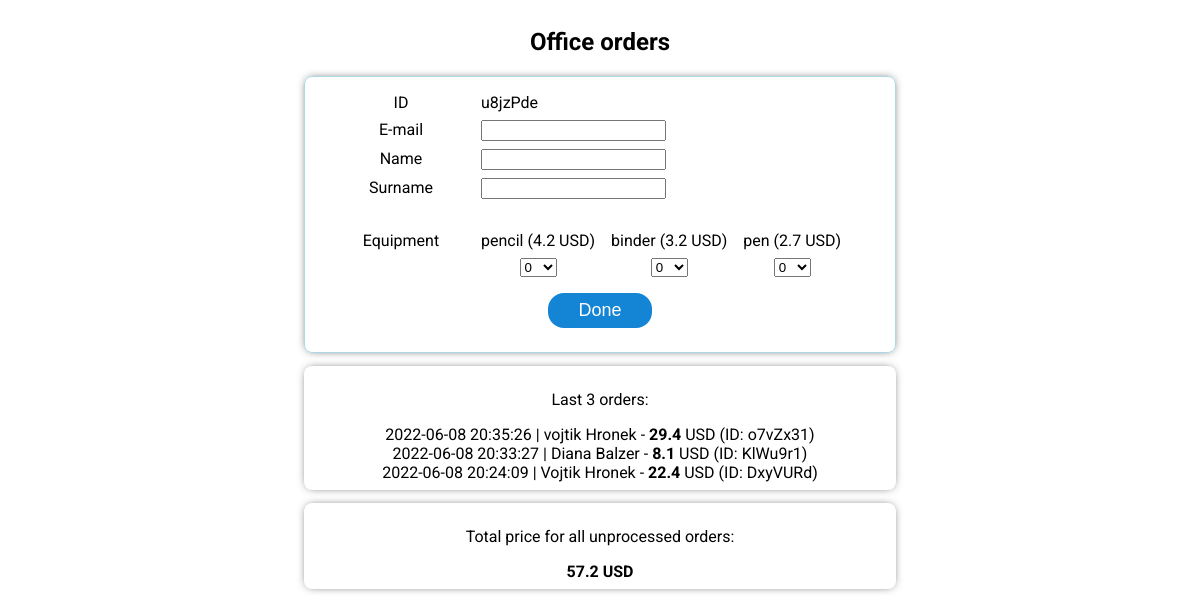
The page /orderPage on the database as committed earlier.
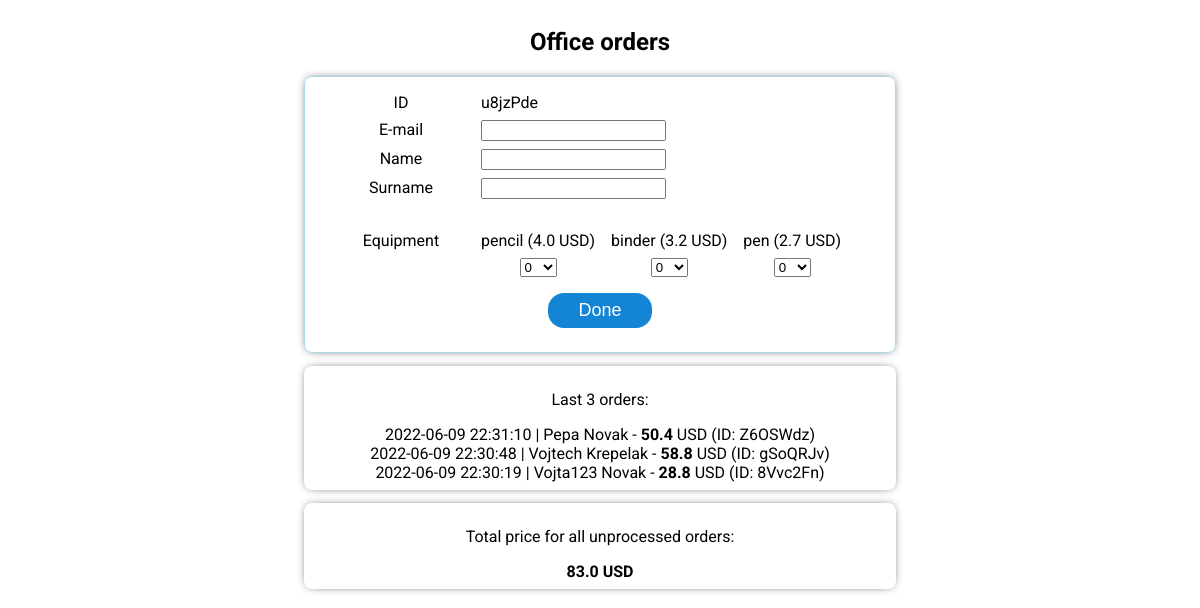
The same page on the database as committed later.
### tables this page shows
CREATE TABLE equipment(name TEXT, price REAL, quantityLimit INTEGER);

CREATE TABLE orders (
    date integer,
    personalId text,
    email text,
    name text,
    surname text,
    pencil integer,
    binder integer,
    pen integer,
    price real,
    processed integer default 0
);

### foxconnApp/views.py (the view)
@app.route('/orderPage')
def orderPage():
    try:
        conn = tools.createConnection()
        cur = conn.cursor()
        cur.execute("SELECT name, price, quantityLimit FROM equipment")
        rows = cur.fetchall()
    except sqlite3.Error as er:
        print(er)
        return 'there was an error connecting to our database try again later'
    data = []
    for row in rows:
        model = {
            "name": row[0],
            "price": row[1],
            "limit": row[2],
        }
        data.append(model)
    session["orderID"] = tools.getPersonalId()
    try:
        cur.execute("SELECT date, name, surname, price, personalId FROM orders WHERE processed = 1 ORDER BY date DESC LIMIT 3")
        rows = cur.fetchall()
    except sqlite3.Error as er:
        print(er)
        return 'there was an error connecting to our database try again later'
    dataOrders = []
    for row in rows:
        model = {
            "date": datetime.utcfromtimestamp(int(row[0])).strftime('%Y-%m-%d %H:%M:%S'),
            "name": row[1],
            "surname": row[2],
            "price": row[3],
            "personalId": row[4]
        }
        dataOrders.append(model)
    try:
        cur.execute("SELECT SUM(price) FROM orders WHERE processed = 0")
    except sqlite3.Error as er:
        print(er)
    priceForNotProcessed = cur.fetchone()[0]
    if priceForNotProcessed == None:
        priceForNotProcessed = 0
    return render_template('order/orderPage.html', data=data, dataOrders=dataOrders, priceForNotProcessed=priceForNotProcessed, personalId=session["orderID"], orderMessage=request.args.get('orderMessage'))

### foxconnApp/databaseF/tools.py (called while the page is built)
def createConnection():
    conn = None
    try:
        conn = sqlite3.connect('foxconnApp/databaseF/equipment.db')
    except Exception as e:
        print(e)
    return conn

def getPersonalId():
    alphabet = string.ascii_letters + string.digits
    password = ''.join(secrets.choice(alphabet) for i in range(7))
    return password

### foxconnApp/www/templates/order/orderPage.html (shortened to what this page needs)
<!DOCTYPE html>
<html lang="en">
<head>
    <link rel= "stylesheet" type= "text/css" href="{{ url_for('static',filename='css/order/orderPage.css') }}">
</head>
<body>
    <div id="mainWrap">
        <div id="leftSide"></div>
        <div id="rightSide"></div>
        <div id="mainContent">
            <h2>Office orders</h2>
            <form action="/order" method="POST">
                <div id="orderForm">
                    <div class="inputHolder">
                        <label for="idDiv" class="labelMain">ID</label>
                        <p id="idDiv">{{personalId}}</p>
                    </div>
                    <div class="inputHolder">
                        <label for="email" class="labelMain">E-mail</label>
                        <input type="email" name="email" id="email">
                    </div>
                    <div class="inputHolder">
                        <label for="name" class="labelMain">Name</label>
                        <input type="text" name="name" id="name">
                    </div>
                    <div class="inputHolder">
                        <label for="surname" class="labelMain">Surname</label>
                        <input type="text" name="surname" id="surname">
                    </div>
                    <div class="inputHolder">
                        <label for="" class="labelMain">Equipment</label>
                        {% for item in data %}
                            <div class="equipmentDiv">
                                <label for="{{item.name}}">{{item.name}} ({{item.price}} USD)</label> <br>
                                <select name="quantity-{{item.name}}" id="quantity-{{item.name}}">
                                    {% for i in range (0, item.limit + 1) %}
                                        <option value="{{i}}">{{i}}</option>
                                    {% endfor %}
                                </select>
                            </div>
                        {% endfor %}
                    </div>
                    <div id="orderButtonDiv" class="inputHolder labelMain">
                        <button type="submit" id="orderButton">Done</button>
                    </div>
                </div>
            </form>
            <div id="lastOrdersDiv">
                <p>Last 3 orders:</p>
                {% for item in dataOrders %}
                    <a>{{item.date}} | {{item.name}} {{item.surname}} - <b>{{item.price}}</b> USD (ID: {{item.personalId}})</a> <br>
                {% endfor %}
            </div>
            <div id="totalPriceUnprocessedDiv">
                <p>Total price for all unprocessed orders:</p>
                <b><a>{{priceForNotProcessed}} USD</a></b>
            </div>
        </div>
    </div>
</body>
</html>

### foxconnApp/www/static/css/order/orderPage.css (style rules this page uses)
html { font-family: 'Roboto', sans-serif; }
#orderForm > div > .labelMain { display: block; width: 10rem; }
.inputHolder { display: flex; margin: 0.5rem; }
.inputHolder:nth-last-child(2) { margin-top: 2rem; }
.equipmentDiv { margin-right: 1rem; }
#mainWrap { display: grid; grid-template-columns: 1fr 2fr 1fr; grid-template-areas: "leftSide mainContent rightSide"; }
#mainContent { grid-area: mainContent; text-align: center; }
#lastOrdersDiv, #totalPriceUnprocessedDiv { padding: 0.5rem; box-shadow: 0px 0px 10px -3px rgba(0,0,0,0.75); border-radius: 8px; margin-top: 0.8rem; transition-duration: 2s; }
#orderButtonDiv { display: flex; justify-content: center; margin: 1rem; }
#orderButton { width: 6.5rem; height: 2.2rem; font-size: 18px; background-color: #1484d4; border: none; transition-duration: 0.5s; border-radius: 16px; color: white; }
#idDiv { margin: 0; padding: 0; }
.equipmentDiv > select { margin-top: 0.5rem; }
#orderForm { padding: 0.5rem; border: 1px solid lightblue; border-radius: 8px; box-shadow: 0px 0px 10px -3px rgba(0,0,0,0.75); }
#leftSide { grid-area: leftSide; }
#rightSide { grid-area: rightSide; }

Rows that differ between the two databases and show on the page:
removed orders: date "2022-06-08 20:35:26", name "vojtik", surname "Hronek", price "29.4", personalId "o7vZx31"
removed orders: date "2022-06-08 20:33:27", name "Diana", surname "Balzer", price "8.1", personalId "KlWu9r1"
no longer on this page (row edited): orders: date "2022-06-08 20:24:09", name "Vojtik", surname "Hronek", price "22.4", personalId "DxyVURd"
changed equipment "pencil": price "4.2" → "4.0"
now on this page (row edited): orders: date "2022-06-09 22:31:10", name "Pepa", surname "Novak", price "50.4", personalId "Z6OSWdz"
now on this page (row edited): orders: date "2022-06-09 22:30:48", name "Vojtech", surname "Krepelak", price "58.8", personalId "gSoQRJv"
now on this page (row edited): orders: date "2022-06-09 22:30:19", name "Vojta123", surname "Novak", price "28.8", personalId "8Vvc2Fn"
Other text that changed with them:
{{ priceForNotProcessed }}: "57.2" → "83.0"
